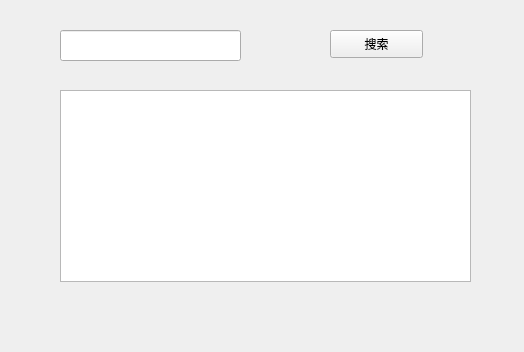
<?xml version="1.0" encoding="UTF-8"?>
<ui version="4.0">
 <class>Dialog</class>
 <widget class="QDialog" name="Dialog">
  <property name="geometry">
   <rect>
    <x>0</x>
    <y>0</y>
    <width>524</width>
    <height>352</height>
   </rect>
  </property>
  <property name="windowTitle">
   <string>小说下载器</string>
  </property>
  <widget class="QDialogButtonBox" name="buttonBox">
   <property name="geometry">
    <rect>
     <x>10</x>
     <y>440</y>
     <width>621</width>
     <height>32</height>
    </rect>
   </property>
   <property name="orientation">
    <enum>Qt::Horizontal</enum>
   </property>
   <property name="standardButtons">
    <set>QDialogButtonBox::Cancel|QDialogButtonBox::Ok</set>
   </property>
  </widget>
  <widget class="QListWidget" name="listWidget">
   <property name="geometry">
    <rect>
     <x>60</x>
     <y>90</y>
     <width>411</width>
     <height>192</height>
    </rect>
   </property>
  </widget>
  <widget class="QLineEdit" name="name">
   <property name="geometry">
    <rect>
     <x>60</x>
     <y>30</y>
     <width>181</width>
     <height>31</height>
    </rect>
   </property>
   <property name="text">
    <string/>
   </property>
  </widget>
  <widget class="QPushButton" name="search">
   <property name="geometry">
    <rect>
     <x>330</x>
     <y>30</y>
     <width>93</width>
     <height>28</height>
    </rect>
   </property>
   <property name="text">
    <string>搜索</string>
   </property>
  </widget>
  <zorder>buttonBox</zorder>
  <zorder>listWidget</zorder>
  <zorder>pushButton</zorder>
  <zorder>name</zorder>
  <zorder>search</zorder>
 </widget>
 <resources/>
 <connections>
  <connection>
   <sender>buttonBox</sender>
   <signal>accepted()</signal>
   <receiver>Dialog</receiver>
   <slot>accept()</slot>
   <hints>
    <hint type="sourcelabel">
     <x>248</x>
     <y>254</y>
    </hint>
    <hint type="destinationlabel">
     <x>157</x>
     <y>274</y>
    </hint>
   </hints>
  </connection>
  <connection>
   <sender>buttonBox</sender>
   <signal>rejected()</signal>
   <receiver>Dialog</receiver>
   <slot>reject()</slot>
   <hints>
    <hint type="sourcelabel">
     <x>316</x>
     <y>260</y>
    </hint>
    <hint type="destinationlabel">
     <x>286</x>
     <y>274</y>
    </hint>
   </hints>
  </connection>
 </connections>
</ui>
